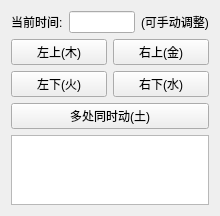
<?xml version="1.0" encoding="UTF-8"?>
<ui version="4.0">
 <class>Form</class>
 <widget class="QWidget" name="Form">
  <property name="geometry">
   <rect>
    <x>0</x>
    <y>0</y>
    <width>220</width>
    <height>166</height>
   </rect>
  </property>
  <property name="windowTitle">
   <string>EyeJump</string>
  </property>
  <layout class="QVBoxLayout" name="verticalLayout">
   <item>
    <layout class="QHBoxLayout" name="horizontalLayout">
     <item>
      <widget class="QLabel" name="label">
       <property name="text">
        <string>当前时间:</string>
       </property>
      </widget>
     </item>
     <item>
      <widget class="QLineEdit" name="lineEdit"/>
     </item>
     <item>
      <widget class="QLabel" name="label_2">
       <property name="text">
        <string>(可手动调整)</string>
       </property>
      </widget>
     </item>
    </layout>
   </item>
   <item>
    <layout class="QHBoxLayout" name="horizontalLayout_2">
     <item>
      <widget class="QPushButton" name="leftUPBtn">
       <property name="text">
        <string>左上(木)</string>
       </property>
      </widget>
     </item>
     <item>
      <widget class="QPushButton" name="rightUPBtn">
       <property name="text">
        <string>右上(金)</string>
       </property>
      </widget>
     </item>
    </layout>
   </item>
   <item>
    <layout class="QHBoxLayout" name="horizontalLayout_4">
     <item>
      <widget class="QPushButton" name="leftDownBtn">
       <property name="text">
        <string>左下(火)</string>
       </property>
      </widget>
     </item>
     <item>
      <widget class="QPushButton" name="rightDownBtn">
       <property name="text">
        <string>右下(水)</string>
       </property>
      </widget>
     </item>
    </layout>
   </item>
   <item>
    <widget class="QPushButton" name="mutiBtn">
     <property name="text">
      <string>多处同时动(土)</string>
     </property>
    </widget>
   </item>
   <item>
    <widget class="QTextBrowser" name="textBrowser"/>
   </item>
  </layout>
 </widget>
 <resources/>
 <connections/>
</ui>
